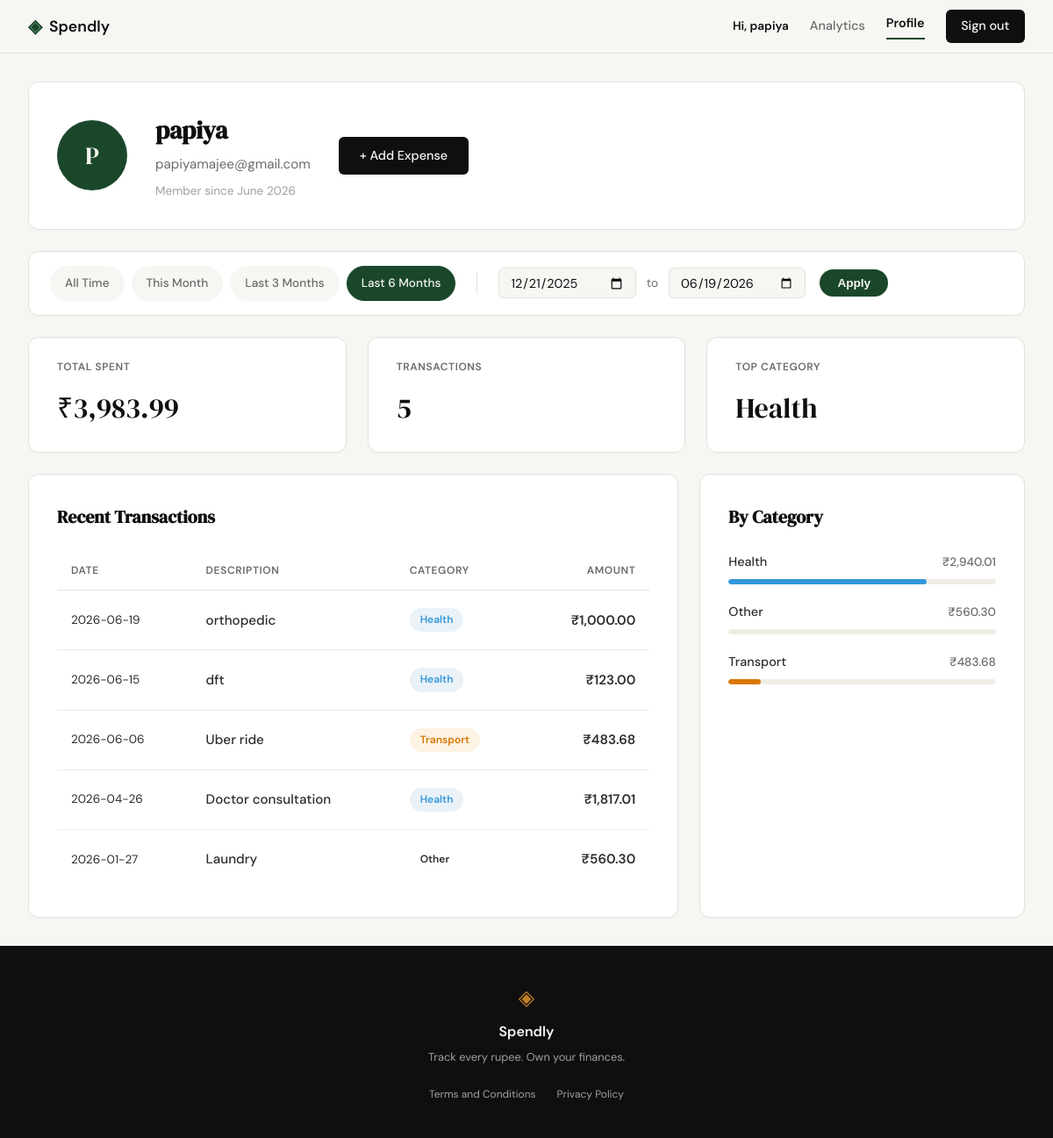
The app's page /profile?date_from=2025-12-21&date_to=2026-06-19 (signed in) with its own data.
### tables this page shows
CREATE TABLE users (
            id INTEGER PRIMARY KEY AUTOINCREMENT,
            name TEXT NOT NULL,
            email TEXT UNIQUE NOT NULL,
            password_hash TEXT NOT NULL,
            created_at TEXT DEFAULT CURRENT_TIMESTAMP
        );

CREATE TABLE expenses (
            id INTEGER PRIMARY KEY AUTOINCREMENT,
            user_id INTEGER NOT NULL,
            amount REAL NOT NULL,
            category TEXT NOT NULL,
            date TEXT NOT NULL,
            description TEXT,
            created_at TEXT DEFAULT CURRENT_TIMESTAMP,
            FOREIGN KEY (user_id) REFERENCES users(id)
        );

### app.py (the view)
@app.route("/profile")
def profile():
    if not session.get("user_id"):
        flash("Please log in to view your profile.", "error")
        return redirect(url_for("login"))
    user_id = session["user_id"]
    user_record = get_user_by_id(user_id)
    date_from_raw = request.args.get("date_from")
    date_to_raw = request.args.get("date_to")
    date_from = None
    date_to = None
    if date_from_raw and date_to_raw:
        try:
            start_date = datetime.strptime(date_from_raw, "%Y-%m-%d").date()
            end_date = datetime.strptime(date_to_raw, "%Y-%m-%d").date()
            if start_date > end_date:
                flash("Start date must be before end date.", "error")
            else:
                date_from = date_from_raw
                date_to = date_to_raw
        except ValueError:
            pass
    today = date.today()
    presets = {
        "this_month": {
            "from": today.replace(day=1).isoformat(),
            "to": today.isoformat()
        },
        "last_3_months": {
            "from": (today - timedelta(days=90)).isoformat(),
            "to": today.isoformat()
        },
        "last_6_months": {
            "from": (today - timedelta(days=180)).isoformat(),
            "to": today.isoformat()
        }
    }
    user_data = {
        "name": user_record["name"],
        "email": user_record["email"],
        "initials": "U"
    }
    try:
        dt_member = datetime.strptime(user_record["created_at"], "%Y-%m-%d %H:%M:%S")
        user_data["member_since"] = dt_member.strftime("%B %Y")
    except (ValueError, TypeError):
        user_data["member_since"] = "Unknown"
    names = user_data["name"].split()
    if len(names) >= 2:
        user_data["initials"] = (names[0][0] + names[-1][0]).upper()
    elif names:
        user_data["initials"] = names[0][0].upper()
    raw_stats = get_user_stats(user_id, date_from, date_to)
    stats = {
        "total_spent": f"₹{raw_stats['total_spent']:,.2f}",
        "count": raw_stats['count'],
        "top_category": raw_stats['top_category'] or "None"
    }
    raw_expenses = get_user_expenses(user_id, date_from, date_to)
    transactions = []
    for exp in raw_expenses:
        transactions.append({
            "date": exp["date"],
            "desc": exp["description"],
            "category": exp["category"],
            "amount": f"₹{exp['amount']:,.2f}"
        })
    categories = get_category_breakdown(user_id, date_from, date_to)
    for cat in categories:
        cat["amount"] = f"₹{cat['amount']:,.2f}"
    return render_template("profile.html",
                           user=user_data,
                           stats=stats,
                           transactions=transactions,
                           categories=categories,
                           date_from=date_from,
                           date_to=date_to,
                           presets=presets)

### database/db.py (called while the page is built)
def get_db():
    conn = sqlite3.connect(DB_NAME)
    conn.row_factory = sqlite3.Row
    conn.execute("PRAGMA foreign_keys = ON;")
    return conn

def get_user_by_id(user_id):
    conn = get_db()
    cursor = conn.cursor()
    try:
        cursor.execute('SELECT * FROM users WHERE id = ?', (user_id,))
        return cursor.fetchone()
    finally:
        conn.close()

def get_user_expenses(user_id, date_from=None, date_to=None):
    conn = get_db()
    cursor = conn.cursor()
    try:
        query = 'SELECT * FROM expenses WHERE user_id = ?'
        params = [user_id]
        if date_from and date_to:
            query += ' AND date BETWEEN ? AND ?'
            params.extend([date_from, date_to])
        query += ' ORDER BY date DESC'
        cursor.execute(query, params)
        return cursor.fetchall()
    finally:
        conn.close()

def get_user_stats(user_id, date_from=None, date_to=None):
    conn = get_db()
    cursor = conn.cursor()
    try:
        date_filter = ""
        params_sub = [user_id]
        params_main = [user_id]
        if date_from and date_to:
            date_filter = " AND date BETWEEN ? AND ?"
            params_sub.extend([date_from, date_to])
            params_main.extend([date_from, date_to])
        query = f'''
            SELECT
                COALESCE(SUM(amount), 0) as total_spent,
                COUNT(id) as count,
                (SELECT category FROM expenses WHERE user_id = ? {date_filter} GROUP BY category ORDER BY SUM(amount) DESC LIMIT 1) as top_category
            FROM expenses
            WHERE user_id = ? {date_filter}
        '''
        cursor.execute(query, params_sub + params_main)
        return cursor.fetchone()
    finally:
        conn.close()

### templates/profile.html (shortened to what this page needs)
{% extends "base.html" %}
{% block head %}
    <link rel="stylesheet" href="{{ url_for('static', filename='css/profile.css') }}">
{% endblock %}
{% block content %}
<div class="profile-container">
    <div class="profile-header-card">
        <div class="profile-avatar">
            {{ user.initials }}
        </div>
        <div class="profile-details">
            <h1 class="profile-name">{{ user.name }}</h1>
            <p class="profile-email">{{ user.email }}</p>
            <p class="profile-meta">Member since {{ user.member_since }}</p>
        </div>
        <a href="{{ url_for('add_expense') }}" class="btn-primary">+ Add Expense</a>
    </div>
    <div class="filter-bar">
        <div class="filter-presets">
            <a href="{{ url_for('profile') }}"
               class="preset-btn {% if not date_from %}active{% endif %}">
                All Time
            </a>
            <a href="{{ url_for('profile', date_from=presets.this_month.from, date_to=presets.this_month.to) }}"
               class="preset-btn {% if date_from == presets.this_month.from and date_to == presets.this_month.to %}active{% endif %}">
                This Month
            </a>
            <a href="{{ url_for('profile', date_from=presets.last_3_months.from, date_to=presets.last_3_months.to) }}"
               class="preset-btn {% if date_from == presets.last_3_months.from and date_to == presets.last_3_months.to %}active{% endif %}">
                Last 3 Months
            </a>
            <a href="{{ url_for('profile', date_from=presets.last_6_months.from, date_to=presets.last_6_months.to) }}"
               class="preset-btn {% if date_from == presets.last_6_months.from and date_to == presets.last_6_months.to %}active{% endif %}">
                Last 6 Months
            </a>
        </div>
        <form action="{{ url_for('profile') }}" method="GET" class="filter-custom">
            <div class="input-group-row">
                <input type="date" id="date_from" name="date_from" value="{{ date_from or '' }}" required>
                <span class="to-text">to</span>
                <input type="date" id="date_to" name="date_to" value="{{ date_to or '' }}" required>
            </div>
            <button type="submit" class="apply-btn">Apply</button>
        </form>
    </div>
    <div class="stats-row">
        <div class="stat-card">
            <div class="stat-label">TOTAL SPENT</div>
            <div class="stat-value">{{ stats.total_spent }}</div>
        </div>
        <div class="stat-card">
            <div class="stat-label">TRANSACTIONS</div>
            <div class="stat-value">{{ stats.count }}</div>
        </div>
        <div class="stat-card">
            <div class="stat-label">TOP CATEGORY</div>
            <div class="stat-value">{{ stats.top_category }}</div>
        </div>
    </div>
    <div class="profile-bottom-grid">
        <div class="history-card">
            <h2 class="section-title">Recent Transactions</h2>
            <div class="history-table-container">
                <table class="history-table">
                    <thead>
                        <tr>
                            <th>DATE</th>
                            <th>DESCRIPTION</th>
                            <th>CATEGORY</th>
                            <th class="td-amount">AMOUNT</th>
                        </tr>
                    </thead>
                    <tbody>
                        {% for tx in transactions %}
                        <tr>
                            <td class="td-date">{{ tx.date }}</td>
                            <td class="td-desc">{{ tx.desc }}</td>
                            <td>
                                <span class="badge badge-{{ tx.category|lower }}">{{ tx.category }}</span>
                            </td>
                            <td class="td-amount">{{ tx.amount }}</td>
                        </tr>
                        {% endfor %}
                    </tbody>
                </table>
            </div>
        </div>
        <div class="category-card">
            <h2 class="section-title">By Category</h2>
            <div class="category-list">
                {% for cat in categories %}
                <div class="category-item">
                    <div class="category-info">
                        <span class="category-name">{{ cat.name }}</span>
                        <span class="category-value">{{ cat.amount }}</span>
                    </div>
                    <div class="progress-bar">
                        <div class="progress-fill fill-{{ cat.class }}" style="width: {{ cat.percent }}%"></div>
                    </div>
                </div>
                {% endfor %}
            </div>
        </div>
    </div>
</div>
{% endblock %}

### templates/base.html (shortened to what this page needs)
<!DOCTYPE html>
<html lang="en">
<head>
    <link rel="stylesheet" href="{{ url_for('static', filename='css/style.css') }}">
    {% block head %}{% endblock %}
</head>
<body>
    <nav class="navbar">
        <div class="nav-inner">
            <a href="{{ url_for('landing') }}" class="nav-brand">
                <span class="brand-icon">◈</span>
                <span class="brand-name">Spendly</span>
            </a>
            <div class="nav-links">
                {% if session.get('user_id') %}
                    <span class="nav-user">Hi, {{ session.get('user_name') }}</span>
                    <a href="{{ url_for('analytics') }}" class="{% if request.endpoint == 'analytics' %}active{% endif %}">Analytics</a>
                    <a href="{{ url_for('profile') }}" class="{% if request.endpoint == 'profile' %}active{% endif %}">Profile</a>
                    <a href="{{ url_for('logout') }}" class="nav-cta">Sign out</a>
                {% else %}
                    <a href="{{ url_for('login') }}">Sign in</a>
                    <a href="{{ url_for('register') }}" class="nav-cta">Get started</a>
                {% endif %}
            </div>
        </div>
    </nav>
    <main class="main-content">
        {% block content %}{% endblock %}
    </main>
    <footer class="footer">
        <div class="footer-inner">
            <span class="brand-icon">◈</span>
            <span class="footer-name">Spendly</span>
            <p class="footer-copy">Track every rupee. Own your finances.</p>
            <div class="footer-links">
                <a href="{{ url_for('terms') }}" class="footer-link">Terms and Conditions</a>
                <a href="{{ url_for('privacy') }}" class="footer-link">Privacy Policy</a>
            </div>
        </div>
    </footer>
</body>
</html>

### static/css/style.css (style rules this page uses)
:root { --ink: #0f0f0f; --ink-soft: #2d2d2d; --ink-muted: #6b6b6b; --ink-faint: #a0a0a0; --paper: #f7f6f3; --paper-warm: #f0ede6; --paper-card: #ffffff; --accent: #1a472a; --accent-light: #e8f0eb; --accent-2: #c17f24; --accent-2-light: #fdf3e3; --danger: #c0392b; --danger-light: #fdecea; --border: #e4e1da; --border-soft: #eeebe4; --font-display: 'DM Serif Display', Georgia, serif; --font-body: 'DM Sans', system-ui, sans-serif; --max-width: 1200px; --auth-width: 440px; --radius-sm: 6px; --radius-md: 12px; --radius-lg: 20px; }
*, *::before, *::after { box-sizing: border-box; margin: 0; padding: 0; }
html { font-size: 16px; scroll-behavior: smooth; }
body { background: var(--paper); color: var(--ink); font-family: var(--font-body); font-size: 1rem; line-height: 1.6; -webkit-font-smoothing: antialiased; }
a { color: inherit; text-decoration: none; }
.navbar { position: sticky; top: 0; z-index: 100; background: var(--paper); border-bottom: 1px solid var(--border); padding: 0 2rem; }
.nav-inner { max-width: var(--max-width); margin: 0 auto; height: 60px; display: flex; align-items: center; justify-content: space-between; }
.nav-brand { display: flex; align-items: center; gap: 0.5rem; font-family: var(--font-body); font-weight: 600; font-size: 1.1rem; color: var(--ink); }
.brand-icon { color: var(--accent); font-size: 1.3rem; }
.brand-name { color: var(--ink); }
.nav-links { display: flex; align-items: center; gap: 1.5rem; font-size: 0.9rem; font-weight: 500; }
.nav-links a { color: var(--ink-muted); transition: color 0.2s; }
.nav-links a.active { color: var(--ink); font-weight: 600; border-bottom: 2px solid var(--accent); padding-bottom: 0.25rem; }
.nav-user { color: var(--ink); font-weight: 600; font-size: 0.85rem; }
.nav-cta { background: var(--ink) !important; color: var(--paper) !important; padding: 0.45rem 1.1rem; border-radius: var(--radius-sm); transition: background 0.2s !important; }
.main-content { min-height: calc(100vh - 60px - 100px); }
.btn-primary { display: inline-block; background: var(--ink); color: var(--paper); padding: 0.65rem 1.5rem; border-radius: var(--radius-sm); font-family: var(--font-body); font-size: 0.9rem; font-weight: 500; cursor: pointer; border: none; transition: background 0.2s; text-decoration: none; }
.footer { background: var(--ink); color: var(--paper); padding: 2.5rem 2rem; text-align: center; }
.footer-inner { display: flex; flex-direction: column; align-items: center; gap: 0.4rem; }
.footer .brand-icon { color: var(--accent-2); font-size: 1.5rem; }
.footer-name { font-weight: 600; font-size: 1rem; }
.footer-copy { font-size: 0.8rem; color: var(--ink-faint); }
.footer-links { margin-top: 1rem; display: flex; gap: 1.5rem; }
.footer-link { font-size: 0.75rem; color: var(--ink-faint); transition: color 0.2s; }

### records on screen
users: get "papiya", name "papiya", email "papiyamajee@gmail.com"
expenses: date "2026-06-19", desc "orthopedic", category "Health", amount "₹1,000.00"
expenses: date "2026-06-15", desc "dft", category "Health", amount "₹123.00"
expenses: date "2026-06-06", desc "Uber ride", category "Transport", amount "₹483.68"
expenses: date "2026-04-26", desc "Doctor consultation", category "Health", amount "₹1,817.01"
expenses: date "2026-01-27", desc "Laundry", category "Other", amount "₹560.30"

### other values on screen
{{ user.initials }} "P"
{{ user.member_since }} "June 2026"
{{ stats.total_spent }} "₹3,983.99"
{{ stats.count }} "5"
{{ stats.top_category }} "Health"
{{ cat.name }} "Health" "Other" "Transport"
{{ cat.amount }} "₹2,940.01" "₹560.30" "₹483.68"
